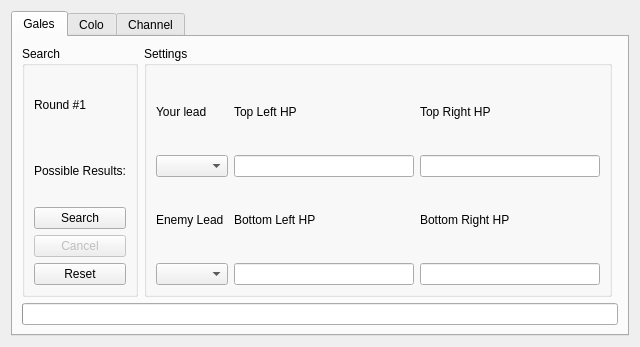
<?xml version="1.0" encoding="UTF-8"?>
<ui version="4.0">
 <class>GameCubeSeedFinder</class>
 <widget class="QWidget" name="GameCubeSeedFinder">
  <property name="geometry">
   <rect>
    <x>0</x>
    <y>0</y>
    <width>640</width>
    <height>347</height>
   </rect>
  </property>
  <property name="windowTitle">
   <string>GameCube Seed Finder</string>
  </property>
  <layout class="QGridLayout" name="gridLayout">
   <item row="0" column="0">
    <widget class="QTabWidget" name="tabWidget">
     <widget class="QWidget" name="tabGales">
      <attribute name="title">
       <string>Gales</string>
      </attribute>
      <layout class="QGridLayout" name="gridLayout_6">
       <item row="0" column="0">
        <widget class="QGroupBox" name="groupBoxGalesSearch">
         <property name="title">
          <string>Search</string>
         </property>
         <layout class="QGridLayout" name="gridLayout_7">
          <item row="0" column="0">
           <widget class="QLabel" name="labelGalesRound">
            <property name="text">
             <string>Round #1</string>
            </property>
           </widget>
          </item>
          <item row="1" column="0">
           <widget class="QLabel" name="labelGalesResults">
            <property name="text">
             <string>Possible Results:</string>
            </property>
           </widget>
          </item>
          <item row="2" column="0">
           <widget class="QPushButton" name="pushButtonGalesSearch">
            <property name="text">
             <string>Search</string>
            </property>
           </widget>
          </item>
          <item row="3" column="0">
           <widget class="QPushButton" name="pushButtonGalesCancel">
            <property name="enabled">
             <bool>false</bool>
            </property>
            <property name="text">
             <string>Cancel</string>
            </property>
           </widget>
          </item>
          <item row="4" column="0">
           <widget class="QPushButton" name="pushButtonGalesReset">
            <property name="text">
             <string>Reset</string>
            </property>
           </widget>
          </item>
         </layout>
        </widget>
       </item>
       <item row="0" column="1">
        <widget class="QGroupBox" name="groupBoxGalesPokemon">
         <property name="title">
          <string>Settings</string>
         </property>
         <layout class="QGridLayout" name="gridLayout_5">
          <item row="0" column="0">
           <widget class="QLabel" name="labelGalesYourLead">
            <property name="text">
             <string>Your lead</string>
            </property>
           </widget>
          </item>
          <item row="0" column="1">
           <widget class="QLabel" name="labelGalesTopLeft">
            <property name="text">
             <string>Top Left HP</string>
            </property>
           </widget>
          </item>
          <item row="0" column="2">
           <widget class="QLabel" name="labelGalesTopRight">
            <property name="text">
             <string>Top Right HP</string>
            </property>
           </widget>
          </item>
          <item row="1" column="0">
           <widget class="QComboBox" name="comboBoxGalesYourLead"/>
          </item>
          <item row="1" column="1">
           <widget class="TextBox" name="textBoxGalesTopLeft"/>
          </item>
          <item row="1" column="2">
           <widget class="TextBox" name="textBoxGalesTopRight"/>
          </item>
          <item row="2" column="0">
           <widget class="QLabel" name="labelGalesEnemyLead">
            <property name="text">
             <string>Enemy Lead</string>
            </property>
           </widget>
          </item>
          <item row="2" column="1">
           <widget class="QLabel" name="labelGalesBottomLeft">
            <property name="text">
             <string>Bottom Left HP</string>
            </property>
           </widget>
          </item>
          <item row="2" column="2">
           <widget class="QLabel" name="labelGalesBottomRight">
            <property name="text">
             <string>Bottom Right HP</string>
            </property>
           </widget>
          </item>
          <item row="3" column="0">
           <widget class="QComboBox" name="comboBoxGalesEnemyLead"/>
          </item>
          <item row="3" column="1">
           <widget class="TextBox" name="textBoxGalesBottomLeft"/>
          </item>
          <item row="3" column="2">
           <widget class="TextBox" name="textBoxGalesBottomRight"/>
          </item>
         </layout>
        </widget>
       </item>
       <item row="1" column="0" colspan="3">
        <widget class="QProgressBar" name="progressBarGales"/>
       </item>
      </layout>
     </widget>
     <widget class="QWidget" name="tabColo">
      <attribute name="title">
       <string>Colo</string>
      </attribute>
      <layout class="QGridLayout" name="gridLayout_2">
       <item row="0" column="0">
        <widget class="QGroupBox" name="groupBoxColoSearch">
         <property name="title">
          <string>Search</string>
         </property>
         <layout class="QGridLayout" name="gridLayout_3">
          <item row="0" column="0">
           <widget class="QLabel" name="labelColoRound">
            <property name="text">
             <string>Round #1</string>
            </property>
           </widget>
          </item>
          <item row="1" column="0">
           <widget class="QLabel" name="labelColoResults">
            <property name="text">
             <string>Possible Results:</string>
            </property>
           </widget>
          </item>
          <item row="2" column="0">
           <widget class="QPushButton" name="pushButtonColoSearch">
            <property name="text">
             <string>Search</string>
            </property>
           </widget>
          </item>
          <item row="3" column="0">
           <widget class="QPushButton" name="pushButtonColoCancel">
            <property name="enabled">
             <bool>false</bool>
            </property>
            <property name="text">
             <string>Cancel</string>
            </property>
           </widget>
          </item>
          <item row="4" column="0">
           <widget class="QPushButton" name="pushButtonColoReset">
            <property name="text">
             <string>Reset</string>
            </property>
           </widget>
          </item>
         </layout>
        </widget>
       </item>
       <item row="0" column="1" colspan="2">
        <widget class="QGroupBox" name="groupBoxColoTrainer">
         <property name="title">
          <string>Settings</string>
         </property>
         <layout class="QGridLayout" name="gridLayout_4">
          <item row="0" column="0">
           <widget class="QLabel" name="labelColoTrainer">
            <property name="text">
             <string>Trainer</string>
            </property>
           </widget>
          </item>
          <item row="0" column="1">
           <widget class="QComboBox" name="comboBoxColoTrainer">
            <item>
             <property name="text">
              <string>Wes</string>
             </property>
            </item>
            <item>
             <property name="text">
              <string>Seth</string>
             </property>
            </item>
            <item>
             <property name="text">
              <string>Thomas</string>
             </property>
            </item>
           </widget>
          </item>
          <item row="1" column="0">
           <widget class="QLabel" name="labelColoPartyLead">
            <property name="text">
             <string>Party Lead</string>
            </property>
           </widget>
          </item>
          <item row="1" column="1">
           <widget class="QComboBox" name="comboBoxColoPartyLead"/>
          </item>
         </layout>
        </widget>
       </item>
       <item row="1" column="0" colspan="3">
        <widget class="QProgressBar" name="progressBarColo"/>
       </item>
      </layout>
     </widget>
     <widget class="QWidget" name="tabChannel">
      <attribute name="title">
       <string>Channel</string>
      </attribute>
      <layout class="QGridLayout" name="gridLayout_13">
       <item row="0" column="0">
        <widget class="QGroupBox" name="groupBoxChannelSearch">
         <property name="title">
          <string>Search</string>
         </property>
         <layout class="QGridLayout" name="gridLayout_14">
          <item row="0" column="0">
           <widget class="QLabel" name="labelChannelResult">
            <property name="text">
             <string>Result:</string>
            </property>
           </widget>
          </item>
          <item row="1" column="0">
           <widget class="QPushButton" name="pushButtonChannelSearch">
            <property name="text">
             <string>Search</string>
            </property>
           </widget>
          </item>
          <item row="2" column="0">
           <widget class="QPushButton" name="pushButtonChannelCancel">
            <property name="enabled">
             <bool>false</bool>
            </property>
            <property name="text">
             <string>Cancel</string>
            </property>
           </widget>
          </item>
         </layout>
        </widget>
       </item>
       <item row="0" column="1">
        <widget class="QGroupBox" name="groupBoxChannelSettings">
         <property name="title">
          <string>Settings</string>
         </property>
         <layout class="QGridLayout" name="gridLayout_8">
          <item row="0" column="0">
           <widget class="QPushButton" name="pushButtonSNOC">
            <property name="text">
             <string>S-&gt;N-&gt;O-&gt;C</string>
            </property>
            <attribute name="buttonGroup">
             <string notr="true">buttonGroupChannel</string>
            </attribute>
           </widget>
          </item>
          <item row="0" column="1">
           <widget class="QPushButton" name="pushButtonNSOC">
            <property name="text">
             <string>N-&gt;S-&gt;O-&gt;C</string>
            </property>
            <attribute name="buttonGroup">
             <string notr="true">buttonGroupChannel</string>
            </attribute>
           </widget>
          </item>
          <item row="1" column="0">
           <widget class="QPushButton" name="pushButtonONSC">
            <property name="text">
             <string>O-&gt;N-&gt;S-&gt;C</string>
            </property>
            <attribute name="buttonGroup">
             <string notr="true">buttonGroupChannel</string>
            </attribute>
           </widget>
          </item>
          <item row="1" column="1">
           <widget class="QPushButton" name="pushButtonNOSC">
            <property name="text">
             <string>N-&gt;O-&gt;S-&gt;C</string>
            </property>
            <attribute name="buttonGroup">
             <string notr="true">buttonGroupChannel</string>
            </attribute>
           </widget>
          </item>
          <item row="2" column="0">
           <widget class="QPushButton" name="pushButtonSNCO">
            <property name="text">
             <string>S-&gt;N-&gt;C-&gt;O</string>
            </property>
            <attribute name="buttonGroup">
             <string notr="true">buttonGroupChannel</string>
            </attribute>
           </widget>
          </item>
          <item row="2" column="1">
           <widget class="QPushButton" name="pushButtonNSCO">
            <property name="text">
             <string>N-&gt;S-&gt;C-&gt;O</string>
            </property>
            <attribute name="buttonGroup">
             <string notr="true">buttonGroupChannel</string>
            </attribute>
           </widget>
          </item>
          <item row="3" column="0">
           <widget class="QPushButton" name="pushButtonCNSO">
            <property name="text">
             <string>C-&gt;N-&gt;S-&gt;O</string>
            </property>
            <attribute name="buttonGroup">
             <string notr="true">buttonGroupChannel</string>
            </attribute>
           </widget>
          </item>
          <item row="3" column="1">
           <widget class="QPushButton" name="pushButtonNCSO">
            <property name="text">
             <string>N-&gt;C-&gt;S-&gt;O</string>
            </property>
            <attribute name="buttonGroup">
             <string notr="true">buttonGroupChannel</string>
            </attribute>
           </widget>
          </item>
          <item row="4" column="0">
           <widget class="QPushButton" name="pushButtonONCS">
            <property name="text">
             <string>O-&gt;N-&gt;C-&gt;S</string>
            </property>
            <attribute name="buttonGroup">
             <string notr="true">buttonGroupChannel</string>
            </attribute>
           </widget>
          </item>
          <item row="4" column="1">
           <widget class="QPushButton" name="pushButtonNOCS">
            <property name="text">
             <string>N-&gt;O-&gt;C-&gt;S</string>
            </property>
            <attribute name="buttonGroup">
             <string notr="true">buttonGroupChannel</string>
            </attribute>
           </widget>
          </item>
          <item row="5" column="0">
           <widget class="QPushButton" name="pushButtonCNOS">
            <property name="text">
             <string>C-&gt;N-&gt;O-&gt;S</string>
            </property>
            <attribute name="buttonGroup">
             <string notr="true">buttonGroupChannel</string>
            </attribute>
           </widget>
          </item>
          <item row="5" column="1">
           <widget class="QPushButton" name="pushButtonNCOS">
            <property name="text">
             <string>N-&gt;C-&gt;O-&gt;S</string>
            </property>
            <attribute name="buttonGroup">
             <string notr="true">buttonGroupChannel</string>
            </attribute>
           </widget>
          </item>
          <item row="6" column="0" colspan="2">
           <widget class="Line" name="line">
            <property name="orientation">
             <enum>Qt::Horizontal</enum>
            </property>
           </widget>
          </item>
          <item row="7" column="0">
           <widget class="QPushButton" name="pushButtonChannelRemove">
            <property name="text">
             <string>Remove</string>
            </property>
           </widget>
          </item>
          <item row="7" column="1">
           <widget class="QPushButton" name="pushButtonChannelClear">
            <property name="text">
             <string>Clear</string>
            </property>
           </widget>
          </item>
         </layout>
        </widget>
       </item>
       <item row="0" column="2">
        <widget class="QGroupBox" name="groupBoxInputs">
         <property name="title">
          <string>Inputs</string>
         </property>
         <layout class="QGridLayout" name="gridLayout_11">
          <item row="0" column="0">
           <widget class="QListWidget" name="listWidgetInputs"/>
          </item>
         </layout>
        </widget>
       </item>
       <item row="1" column="0" colspan="3">
        <widget class="QProgressBar" name="progressBarChannel"/>
       </item>
      </layout>
     </widget>
    </widget>
   </item>
  </layout>
 </widget>
 <customwidgets>
  <customwidget>
   <class>TextBox</class>
   <extends>QLineEdit</extends>
   <header>Form/Controls/TextBox.hpp</header>
  </customwidget>
 </customwidgets>
 <resources/>
 <connections/>
 <buttongroups>
  <buttongroup name="buttonGroupChannel"/>
 </buttongroups>
</ui>
